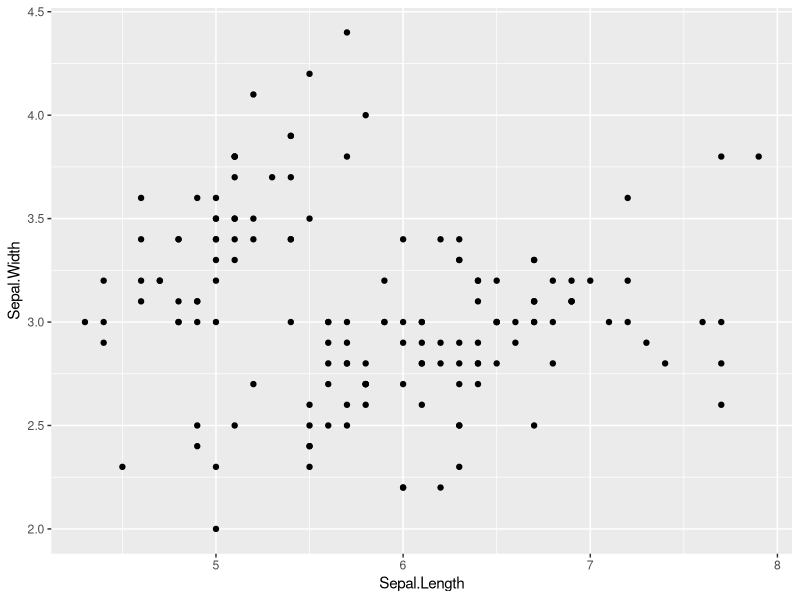
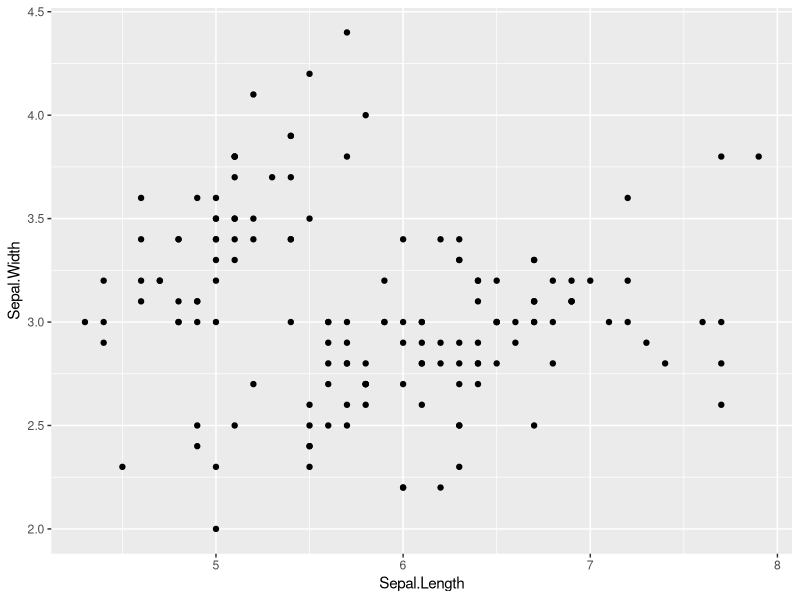
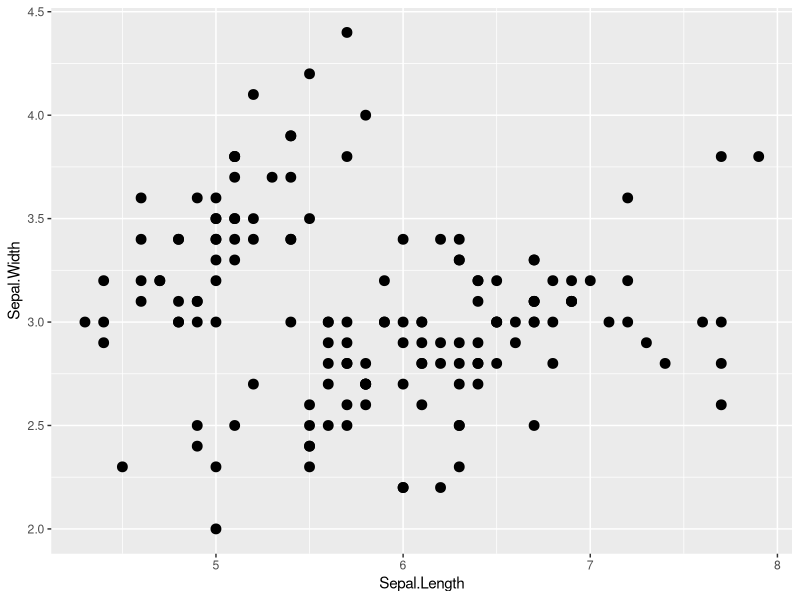
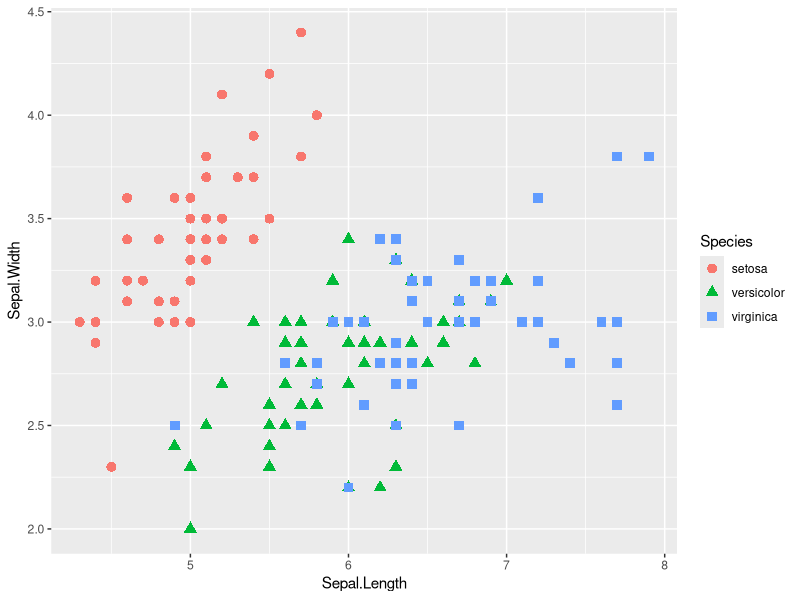
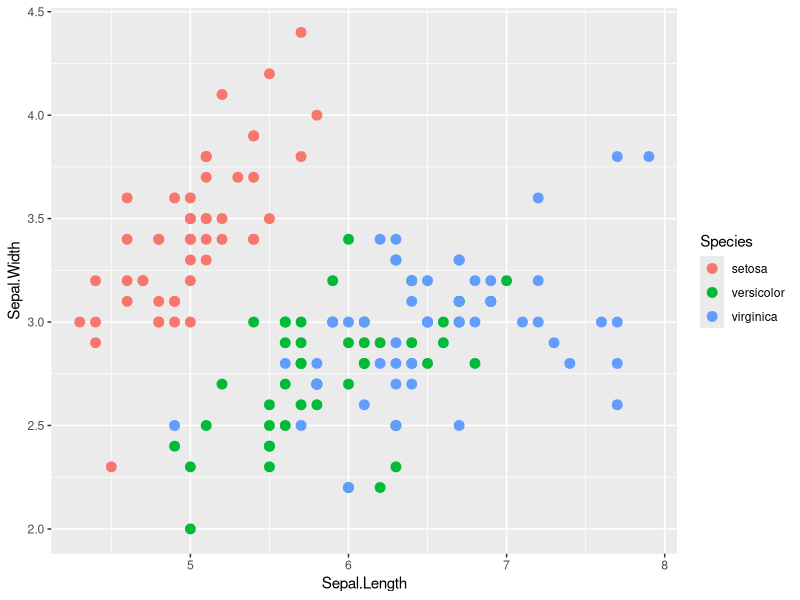
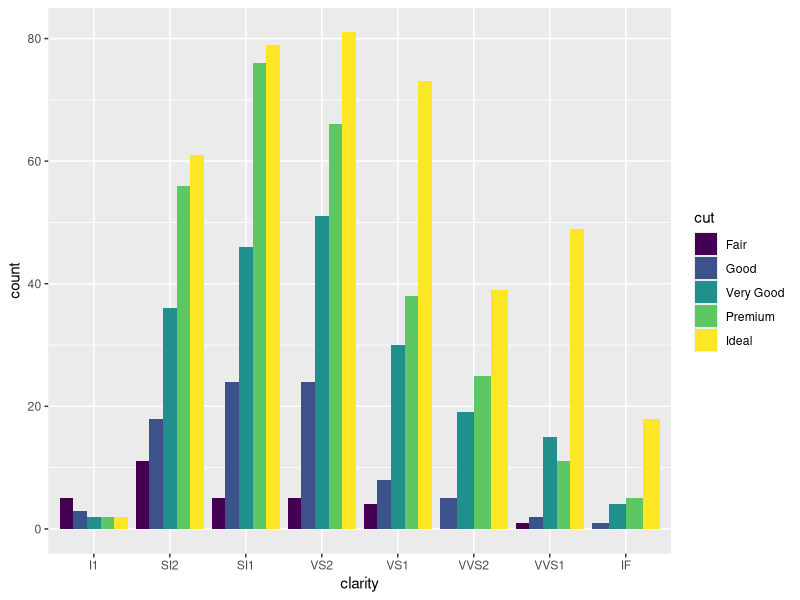

Generate these figures, in order, with R:
#  Afternoon ggplot exercises at Tulane
# Install libraries
install.packages("ggplot2", dependencies=TRUE)
install.packages("plyr")
install.packages("ggthemes")
install.packages("reshape2")

# Load libraries
library("ggplot2")
library("plyr")
library("ggthemes")
library("reshape2")

ggplot(data = iris, aes(x = Sepal.Length, y = Sepal.Width)) + 
    geom_point()

ggplot(data = iris, aes(x = Sepal.Length, y = Sepal.Width)) +
    geom_point()

ggplot(data = iris, aes(x = Sepal.Length, y = Sepal.Width)) +
    geom_point(size = 3)

ggplot(iris, aes(Sepal.Length, Sepal.Width, color = Species)) +
    geom_point(aes(shape = Species), size = 3)

ggplot(iris, aes(Sepal.Length, Sepal.Width, color = Species)) +
    geom_point(size = 3)

# subset randomly 100 points out of diamonds dataset
d2 <- diamonds[sample(1:dim(diamonds)[1], 1000), ]

ggplot(d2, aes(clarity, fill = cut)) +
    geom_bar(position="dodge")

